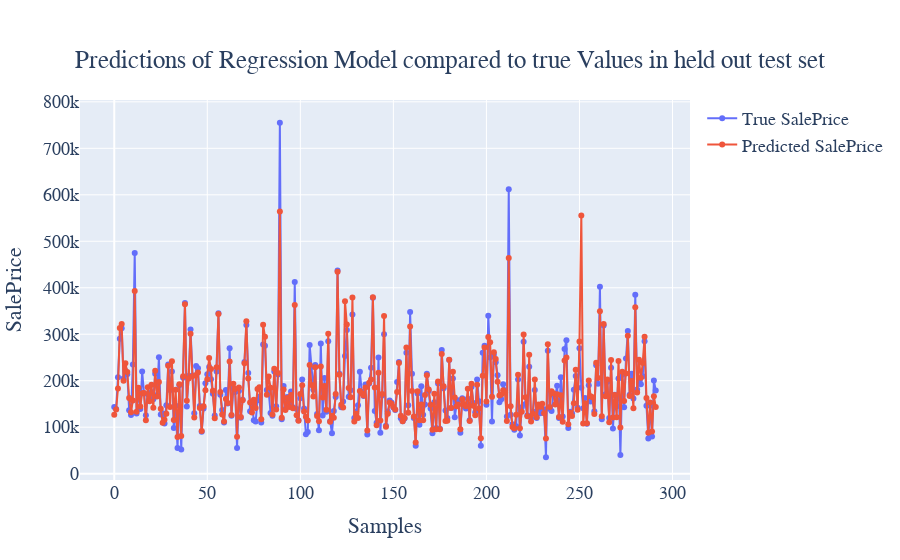

The code cell stored with this chart in its notebook:
### Code cell
rf_m = random_forest(df, "SalePrice", excluded_variables=excluded_variables, cv=True)

### Figure 1 — Plotly figure (JSON) as saved in the notebook; plotly's stock layout.template omitted (floating-point values rounded to 4 significant figures; data arrays with more than 128 entries replaced by an {"elided": "..."} marker saying what was removed)
{"data": [{"mode": "markers+lines", "name": "True SalePrice", "type": "scatter", "x": {"elided": "292 int values"}, "y": {"elided": "292 int values"}}, {"mode": "markers+lines", "name": "Predicted SalePrice", "type": "scatter", "x": {"elided": "292 int values"}, "y": {"elided": "292 float values"}}], "layout": {"font": {"family": "Courier New, monospace", "size": 18}, "title": {"text": "Predictions of Regression Model compared to true Values in held out test set", "x": 0.5, "xanchor": "center", "yanchor": "top"}, "xaxis": {"title": {"text": "Samples"}}, "yaxis": {"title": {"text": "SalePrice"}}}}
